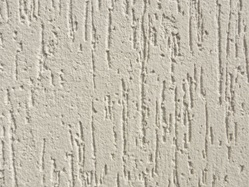
#> input picture textura1.jpg, 249 x 187 px
$ jupyter execute lbp.ipynb
#> lines starting #> are read from the running program, lines starting #| are printed output that depends on the picture; long printed decimals are rounded
[cell 1]
import cv2
import numpy as np
import matplotlib.pyplot as plt

def normalizar(A):
    A = (A - np.amin(A))/ (np.amax(A) - np.amin(A))
    return A

def distance(A, B):
    soma = 0
    for i in range(len(A)):
        soma = soma + (A[i]-B[i])**2
    return np.sqrt(soma)

def histograma(img):
    qtdeLinhas, qtdeColunas = img.shape
    hist = np.zeros(256)

    for i in range(qtdeLinhas):
        for j in range(qtdeColunas):
            cor = img[i,j]
            hist[cor] = hist[cor] + 1

    hist = normalizar(hist)

    return hist


def lbp(img):
    qtdeLinhas, qtdeColunas = img.shape
    img2 = np.zeros((qtdeLinhas, qtdeColunas), dtype=int)

    for i in range(1, qtdeLinhas-1):
        for j in range(1, qtdeColunas-1):
            A = img[i-1, j]
            B = img[i-1, j+1]
            C = img[i, j+1]
            D = img[i+1, j+1]
            E = img[i+1, j]
            F = img[i+1, j-1]
            G = img[i, j-1]
            H = img[i-1, j-1]
            Centro = img[i,j]
            soma = 0
            if(A > Centro):
                soma  = soma + (2**7)
            if(B > Centro):
                soma = soma + (2**6)
            if(C > Centro):
                soma = soma + (2**5)
            if(D > Centro):
                soma  = soma + (2**4)
            if(E > Centro):
                soma = soma + (2**3)
            if(F > Centro):
                soma = soma + (2**2)
            if(G > Centro):
                soma  = soma + (2**1)
            if(H > Centro):
                soma = soma + (2**0)

            img2[i,j]  = soma

    return img2


imgA = cv2.imread('textura1.jpg')
#> imgA is the input picture: shape (187, 249, 3); mean B, G, R 173.2, 187.3, 193.5
imgA = cv2.cvtColor(imgA, cv2.COLOR_BGR2GRAY)
#> imgA: shape (187, 249)
imgA = lbp(imgA)
#> after the loop in lbp, `for i in range(1, qtdeLinhas-1):`:
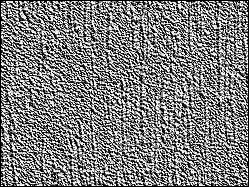
#> img2: shape (187, 249) int64; min 0, max 255, mean 125.9

imgB = cv2.imread('textura2.jpg')
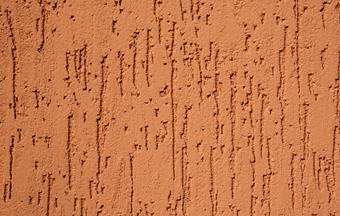
#> input picture textura2.jpg, 340 x 216 px
#> imgB is the input picture: shape (216, 340, 3); mean B, G, R 77, 121.3, 199.2
imgB = cv2.cvtColor(imgB, cv2.COLOR_BGR2GRAY)
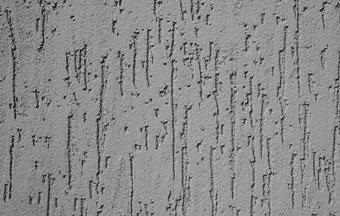
#> imgB: shape (216, 340); min 17, max 200, mean 139.6
imgB = lbp(imgB)
#> after the loop in lbp (call 2), `for i in range(1, qtdeLinhas-1):`:
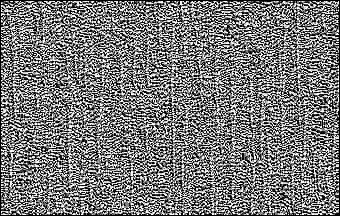
#> img2: shape (216, 340) int64; min 0, max 255, mean 120.6

imgC = cv2.imread('textura3.jpg')
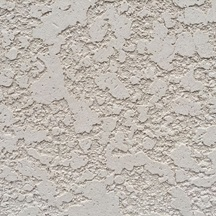
#> input picture textura3.jpg, 216 x 216 px
#> imgC is the input picture: shape (216, 216, 3); mean B, G, R 176.7, 184, 190.7
imgC = cv2.cvtColor(imgC, cv2.COLOR_BGR2GRAY)
#> imgC: shape (216, 216)
imgC = lbp(imgC)
#> after the loop in lbp (call 3), `for i in range(1, qtdeLinhas-1):`:
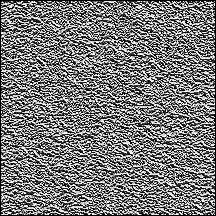
#> img2: shape (216, 216) int64; min 0, max 255, mean 121.1

histA = histograma(imgA)
#> after the loop in histograma, `for i in range(qtdeLinhas):`: hist = 256 values, max 4747 at index 0, min 2 at index 170, mean 181.9
#> in normalizar, `A = (A - np.amin(A))/ (np.amax(A) - np.amin(A))`: A = 256 values, max 1 at index 0, min 0 at index 170, mean 0.0379
#> in histograma, `hist = normalizar(hist)`: hist has the same summary as A in normalizar
#> histA has the same summary as A in normalizar
histB = histograma(imgB)
#> histB = 256 values, max 1 at index 0, min 0 at index 85, mean 0.0357
histC = histograma(imgC)
#> histC = 256 values, max 1 at index 0, min 0 at index 85, mean 0.0329

dAB = distance(histA, histB)
#> the loop in distance, `for i in range(len(A)):` made 256 passes
#> soma on passes 1 to 3: 0, 0.00531, 0.00973
#> after the loop in distance, `for i in range(len(A)):`: soma = 0.243
#> dAB = 0.493
print('a distancia da imagem A para a imagem B é: ', dAB)
#| a distancia da imagem A para a imagem B é:  0.4931

dAC = distance(histA, histC)
#> the loop in distance (call 2), `for i in range(len(A)):` made 256 passes
#> soma on passes 1 to 3: 0, 0.000954, 0.013
#> dAC = 0.736
print('a distancia da imagem A para a imagem C é: ', dAC)
#| a distancia da imagem A para a imagem C é:  0.736

if(dAB < dAC):
    print('a imagem A é mais similar à imagem B')
else:
    print('a imagem A é mais similar à imagem C')


plt.plot(histA)
plt.show()
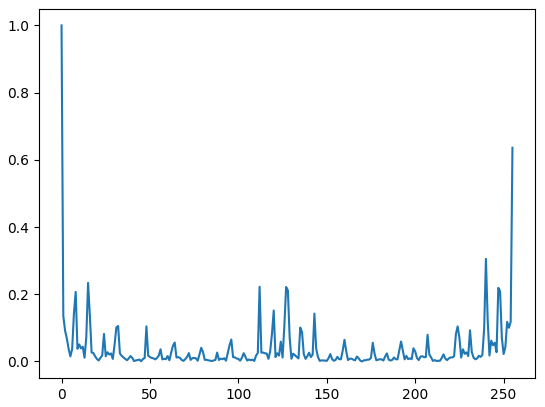
#> figure drawn by matplotlib, 1 panel; curve peaks at x = 0, y = 1
